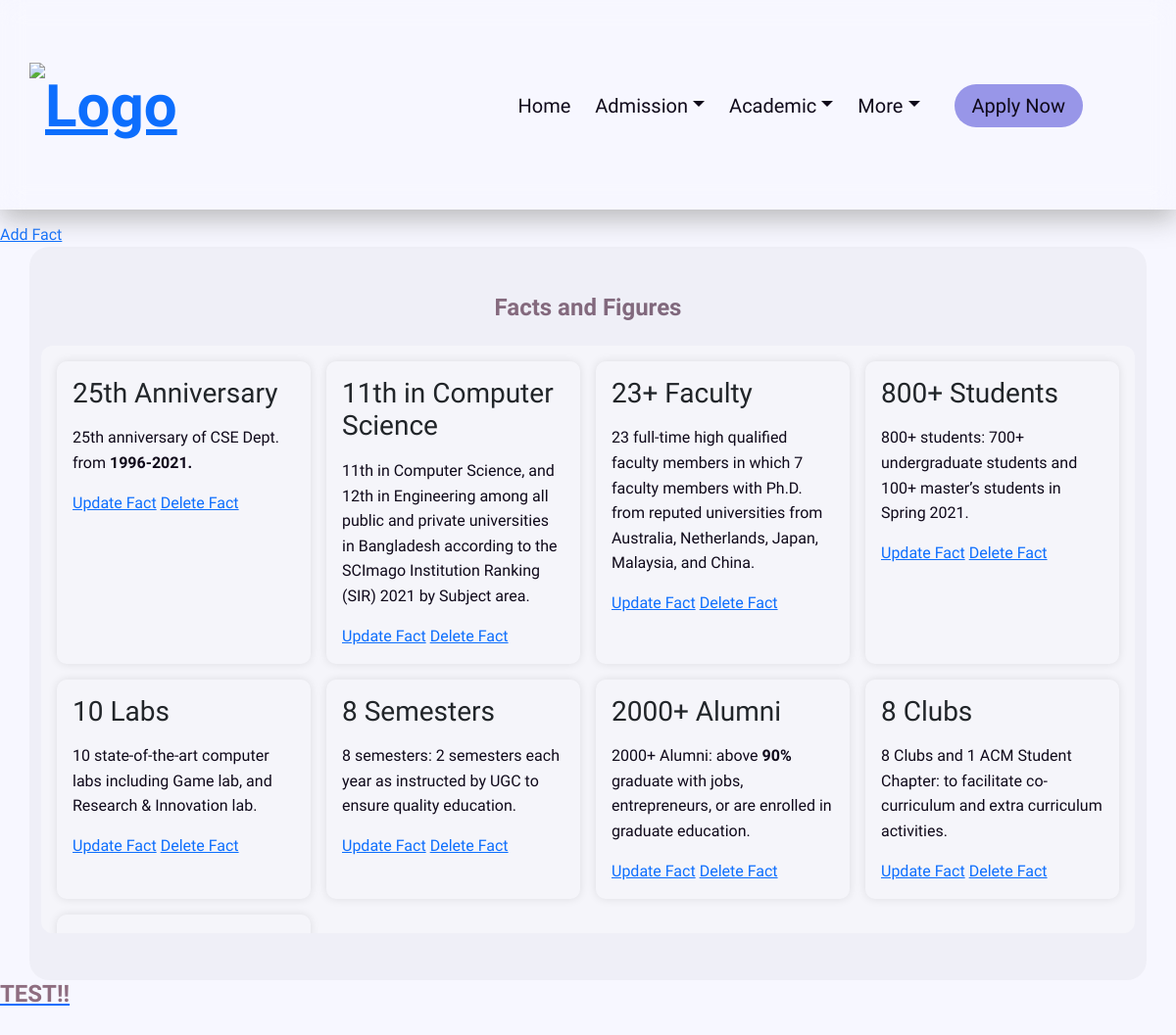
Screenshot of /aca/edit-fact (signed in) with the database file from the repository.
### academics/models.py (models this page shows, shortened)
class fact_and_figures(models.Model):
    title = models.CharField(max_length=120)
    description = RichTextField (blank=True, null=True)

### academics/views.py (the view)
# urls.py: path('edit-fact', views.edit_fact, name='edit-fact'),
@allowed_email_role_required(min_role='3')
def edit_fact(request):
    facts = fact_and_figures.objects.all()
    return render(request, 'academics/edit_fact.html', {
        "facts":facts
    })

### academics/views.py (called while the page is built)
def allowed_email_role_required(min_role='3'):
    def decorator(view_func):
        @wraps(view_func)
        def _wrapped_view(request, *args, **kwargs):
            if not request.user.is_authenticated:
                return HttpResponseForbidden("You must be logged in.")
            try:
                allowed = AllowedEmail.objects.get(email=request.user.email)
                if int(allowed.role) >= int(min_role):
                    return view_func(request, *args, **kwargs)
                else:
                    return HttpResponseForbidden("You do not have permission.")
            except AllowedEmail.DoesNotExist:
                return HttpResponseForbidden("You are not in the allowed list.")
        return _wrapped_view
    return decorator

### templates/academics/edit_fact.html (shortened to what this page needs)
{% extends 'base.html' %}
{% load static %}
{% block head %}
    <link rel="stylesheet" href="{% static 'css/icofont.css' %}">
    <link rel="stylesheet" href="{% static 'css/homepage.css' %}">
    <link rel="stylesheet" href="{% static 'css/faculty.css' %}">
{% endblock %}
{% block content %}
<a href="{% url 'add-fact' %}">Add Fact</a>
    <div class="container py-5">
    <h2 class="gradient-text-global text-center mb-4">Facts and Figures</h2>
    <div class="facts-container">
    {% for fact in facts %}
        <div class="fact-item">
            <h3>{{ fact.title }}</h3>
            <p>{{ fact.description|safe }}</p>
            <a href="{% url 'update-fact' fact.id %}">Update Fact</a>
            <a href="{% url 'delete-fact' fact.id %}">Delete Fact</a>
        </div>
    {% endfor %}
    </div>
</div>
    <a href="{% url 'tester' %}"><h2 class="gradient-text-global">TEST!!</h2></a>
{% endblock %}

### static/css/homepage.css (style rules this page uses)
.facts-container { max-height: 600px; overflow-y: auto; display: grid; grid-template-columns: repeat(auto-fit, minmax(250px, 1fr)); gap: 1rem; padding: 1rem; background-color: #f5f5fa; border-radius: 12px; }
.fact-item { background: hrgba(255, 255, 255, 0.1); padding: 1rem; border-radius: 10px; box-shadow: 0 0 10px rgba(0,0,0,0.1); }
.container { background: var(--bg-shade); border-radius: 20px; }

### static/css/base.css (style rules this page uses)
:root { --primary-color: #9896e8; --bg-color: #f7f7ff; --bg-shade: rgba(0, 0, 0, 0.03); --txt-color: #0f091a; --shadow-color: rgba(170, 170, 170, 0.78); --secondary-color: rgba(181, 181, 238, 0.39); transition: background-color 0.3s ease-in-out, color 0.3s ease-in-out, border-color 0.3s ease-in-out; }
* { box-sizing: border-box; margin: 0; padding: 0; font-family: 'Lexend', sans-serif; transition: background-color 0.3s ease-in-out, color 0.3s ease-in-out, border-color 0.3s ease-in-out, box-shadow 0.3s ease-in-out; }
body { background-color: var(--bg-color); --header-color: var(--primary-color); }
h2 { font-size: 24px; margin-bottom: 10px; }
p { font-size: 16px; line-height: 1.6; color: var(--txt-color); }

### static/css/global.css (style rules this page uses)
body { font-family: 'Lexend', sans-serif; background-size: 400% 400%; margin: 0; }
.gradient-text-global { background: linear-gradient(108.4deg, rgb(142, 109, 128) 6.9%, rgb(90, 90, 115) 86.5%); background-clip: text; font-weight: bold; -webkit-background-clip: text; -webkit-text-fill-color: transparent; animation: gradientMove 10s ease infinite; background-size: 200% 200%; }

### rows the page displays
fact_and_figures: title "25th Anniversary", description "25th anniversary of CSE Dept. from 1996-2021."
fact_and_figures: title "11th in Computer Science", description "11th in Computer Science, and 12th in Engineering among all public and private universities in Bangladesh according to the SCImago Institution Ranking (SIR) 2021 by Subject area."
fact_and_figures: title "23+ Faculty", description "23 full-time high qualified faculty members in which 7 faculty members with Ph.D. from reputed universities from Australia, Netherlands, Japan, Malaysia, and China."
fact_and_figures: title "800+ Students", description "800+ students: 700+ undergraduate students and 100+ master’s students in Spring 2021."
fact_and_figures: title "10 Labs", description "10 state-of-the-art computer labs including Game lab, and Research & Innovation lab."
fact_and_figures: title "8 Semesters", description "8 semesters: 2 semesters each year as instructed by UGC to ensure quality education."
fact_and_figures: title "2000+ Alumni", description "2000+ Alumni: above 90% graduate with jobs, entrepreneurs, or are enrolled in graduate education."
fact_and_figures: title "8 Clubs", description "8 Clubs and 1 ACM Student Chapter: to facilitate co-curriculum and extra curriculum activities."
